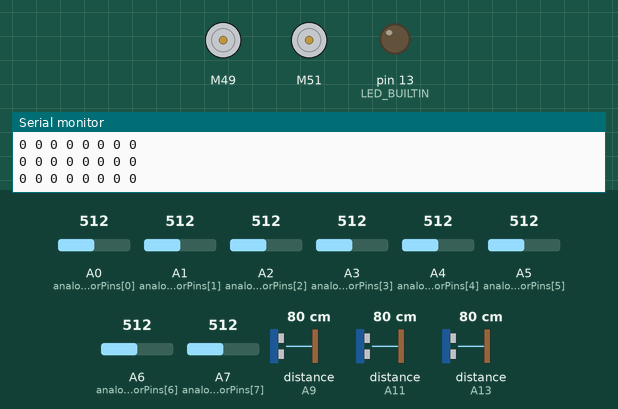
This sketch was run on a simulated Arduino Mega 2560, built with avr-gcc and run on an emulated ATmega2560. Shown: 2 × DC motor (green arrow = forward, orange = backward, longer = faster), output pins drawn as LEDs (lit = HIGH), the last lines printed to the serial monitor. Wiring (inferred from the names in the program): 3 × ultrasonic range finder: trigger A8, echo A9 / trigger A10, echo A11 / trigger A12, echo A13. The inputs (shaded band) are chosen by the test bench; at power-on: A0 (analogSensorPins[0]) = 512, A6 (analogSensorPins[6]) = 512, A4 (analogSensorPins[4]) = 512, A1 (analogSensorPins[1]) = 512, A2 (analogSensorPins[2]) = 512, A3 (analogSensorPins[3]) = 512, A5 (analogSensorPins[5]) = 512, A7 (analogSensorPins[7]) = 512, distance to the obstacle (sensors on A9, A11, A13) 80 cm. The echo pulse lasts 58.3 µs per cm; pins used as bus, display or sensor lines are not drawn.

Above: at 1.2 s.
1.3 s: A0 (analogSensorPins[0]) set to 314
4.3 s: A0 (analogSensorPins[0]) set to 294
At 4.9 s:
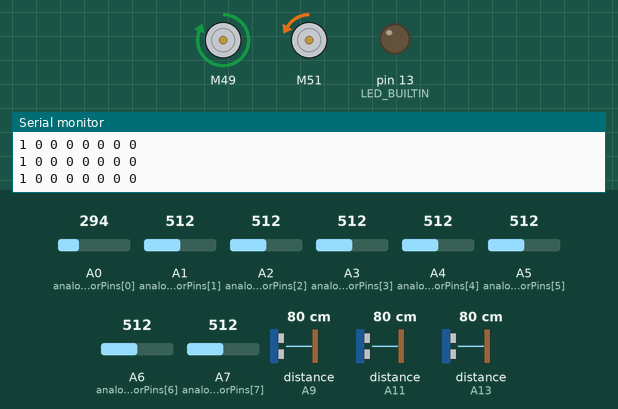
7.3 s: A6 (analogSensorPins[6]) set to 316
At 7.9 s:
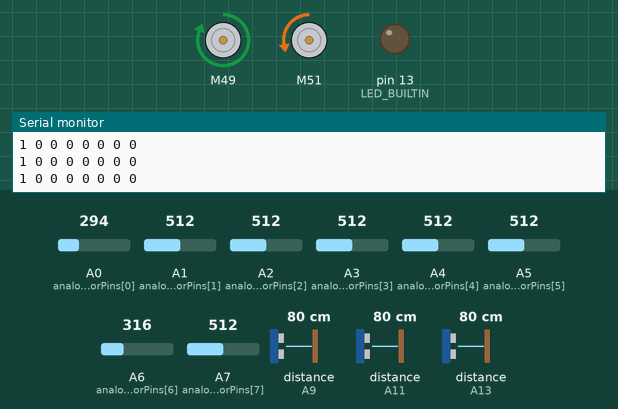
10.3 s: A6 (analogSensorPins[6]) set to 287
At 10.83 s:
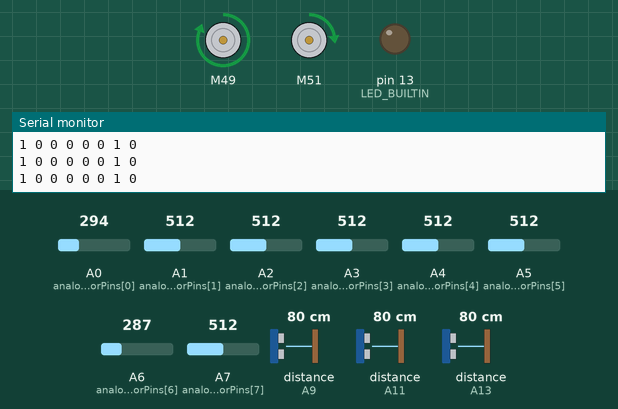
13.3 s: A4 (analogSensorPins[4]) set to 309
16.3 s: A4 (analogSensorPins[4]) set to 284
At 16.49 s:
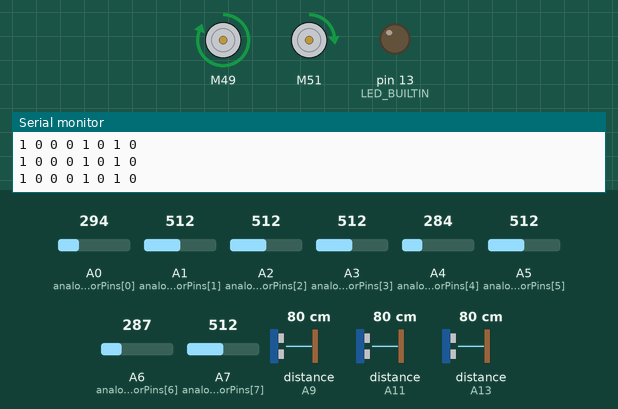
Timing chart, 0 to 18.8 s (numbered marks = the images above; inputs shaded):
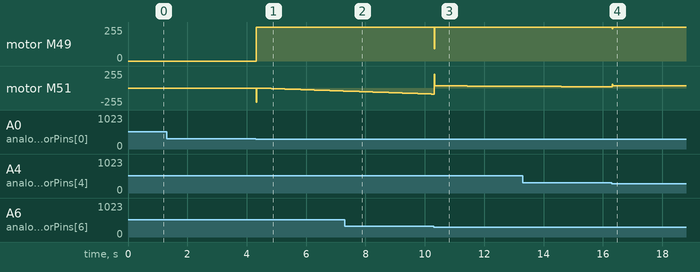

Measured:
- the behaviour switches between 301 and 300 on A0 (analogSensorPins[0]) (found by bisection; images 0 and 1)
- the behaviour switches between 301 and 300 on A6 (analogSensorPins[6]) (found by bisection; images 2 and 3)
- after the input at 4.3 s, motor M49: stopped → forward 255/255 at once
- after the input at 10.3 s, motor M49: forward 255/255 → forward 91/255 at once, → forward 255/255 0.02 s later
- after the input at 16.3 s, motor M49: forward 255/255 → forward 241/255 at once, → forward 255/255 0.02 s later

The sketch:

marge_test.ino
```cpp
#include <L298N.h>
#include <Arduino.h>

// Motor pin definitions
#define AIN1 49
#define BIN1 51
#define AIN2 47
#define BIN2 53
#define PWMA 4
#define PWMB 3

// Infrared sensor definitions
const int SensorCount = 8;
const int analogSensorCount = 8;
const int analogSensorPins[analogSensorCount] = {A0, A1, A2, A3, A4, A5, A6, A7};
int IR_weight[8] = {-30, -20, -10, -5, 5, 10, 20, 30};

// PID control parameters
float Kp = 5;
float Ki = 0.01;
float Kd = 7;

// PID variables
float P, I, D, previousError = 0;
float error;

float lsp, rsp;
int lfspeed = 150;
int turnspeed = 100;

// Ultrasonic sensor definitions
#define LEFT_SENSOR_TRIG A8
#define LEFT_SENSOR_ECHO A9
#define FRONT_SENSOR_TRIG A10
#define FRONT_SENSOR_ECHO A11
#define RIGHT_SENSOR_TRIG A12
#define RIGHT_SENSOR_ECHO A13

// Initializing motors
L298N motor1(PWMA, AIN1, AIN2);
L298N motor2(PWMB, BIN1, BIN2);

// Define maximum and minimum distances for wall following
#define MAX_DISTANCE 20
#define MIN_DISTANCE 10

void setup() {
  // Initialize analog sensor pins as input
  for (int i = 0; i < analogSensorCount; i++) {
    pinMode(analogSensorPins[i], INPUT);
  }

  // Initialize motor driver pins
  pinMode(PWMA, OUTPUT);
  pinMode(AIN1, OUTPUT);
  pinMode(AIN2, OUTPUT);
  pinMode(PWMB, OUTPUT);
  pinMode(BIN1, OUTPUT);
  pinMode(BIN2, OUTPUT);
  pinMode(LED_BUILTIN, OUTPUT);

  // Start with motors stopped
  motor1.stop();
  motor2.stop();

  // Initialize ultrasonic sensor pins
  pinMode(LEFT_SENSOR_TRIG, OUTPUT);
  pinMode(LEFT_SENSOR_ECHO, INPUT);
  pinMode(FRONT_SENSOR_TRIG, OUTPUT);
  pinMode(FRONT_SENSOR_ECHO, INPUT);
  pinMode(RIGHT_SENSOR_TRIG, OUTPUT);
  pinMode(RIGHT_SENSOR_ECHO, INPUT);

  // Start serial communication for debugging
  Serial.begin(9600);
}

void readSensors(int *values) {
  // Read analog sensors
  for (int i = 0; i < analogSensorCount; i++) {
    values[i] = analogRead(analogSensorPins[i]) > 300 ? 0 : 1;
    Serial.print(values[i]);
    Serial.print(" ");
  }
  Serial.println(" ");
}

float calculateError(int *sensorValues) {
  float position = 0;
  int onLine = 0;

  for (int i = 0; i < SensorCount; i++) {
    if (sensorValues[i] == 1) {
      position += IR_weight[i];
      onLine++;
    }
  }

  if (onLine == 0) {
    error = -previousError;
  } else {
    position /= onLine;
    error = position;
  }

  return error;
}

float calculatePID(float error) {
  P = error;
  I += error;
  D = error - previousError;
  previousError = error;

  float pidValue = (Kp * P) + (Ki * I) + (Kd * D);

  return pidValue;
}

void PID_Linefollow(float pidValue) {
  lsp = lfspeed + pidValue;
  rsp = lfspeed - pidValue;

  if (lsp > 255) {
    lsp = 255;
  }
  if (lsp < -255) {
    lsp = -255;
  }
  if (rsp > 255) {
    rsp = 255;
  }
  if (rsp < -255) {
    rsp = -255;
  }
  motor_drive(lsp, rsp);
}

void motor_drive(float left, float right) {
  int absRight = abs(right);
  int absLeft = abs(left);

  if (left > 0) {
    motor2.setSpeed(left);
    motor2.forward();
  } else {
    motor2.setSpeed(absLeft);
    motor2.backward();
  }

  if (right > 0) {
    motor1.setSpeed(right);
    motor1.forward();
  } else {
    motor1.setSpeed(absRight);
    motor1.backward();
  }
}

int getDistance(int trigPin, int echoPin) {
  digitalWrite(trigPin, LOW);
  delayMicroseconds(2);
  digitalWrite(trigPin, HIGH);
  delayMicroseconds(10);
  digitalWrite(trigPin, LOW);

  long duration = pulseIn(echoPin, HIGH);
  int distance = duration * 0.034 / 2;

  return distance;
}

void moveForward() {
  motor1.setSpeed(lfspeed);
  motor1.forward();
  motor2.setSpeed(lfspeed);
  motor2.forward();
}

void turnLeft() {
  motor1.setSpeed(turnspeed);
  motor1.forward();
  motor2.setSpeed(turnspeed);
  motor2.backward();
}

void turnRight() {
  motor1.setSpeed(turnspeed);
  motor1.backward();
  motor2.setSpeed(turnspeed);
  motor2.forward();
}

void loop() {
  int leftDistance = getDistance(LEFT_SENSOR_TRIG, LEFT_SENSOR_ECHO);
  int frontDistance = getDistance(FRONT_SENSOR_TRIG, FRONT_SENSOR_ECHO);
  int rightDistance = getDistance(RIGHT_SENSOR_TRIG, RIGHT_SENSOR_ECHO);

  int safeDistance = MAX_DISTANCE + 5;
  int turnThreshold = 10;

  if (frontDistance < safeDistance || rightDistance < safeDistance || leftDistance < safeDistance) {
    if (frontDistance > rightDistance && frontDistance > leftDistance) {
      moveForward();
    } else {
      if (rightDistance > leftDistance + turnThreshold) {
        turnRight();
      } else if (leftDistance > rightDistance + turnThreshold) {
        turnLeft();
      }
    }
  } else {
    lineFollowing();
  }
}

void lineFollowing() {
  int sensorValues[SensorCount];
  readSensors(sensorValues);

  if (sensorValues[0] == 0 && sensorValues[1] == 0 && sensorValues[2] == 0 && sensorValues[3] == 0 && sensorValues[4] == 0 && sensorValues[5] == 0 && sensorValues[6] == 0 && sensorValues[7] == 0) {
    motor1.stop();
    motor2.stop();
  } else {
    float error = calculateError(sensorValues);
    float pidValue = calculatePID(error);
    PID_Linefollow(pidValue);
  }
}
```
